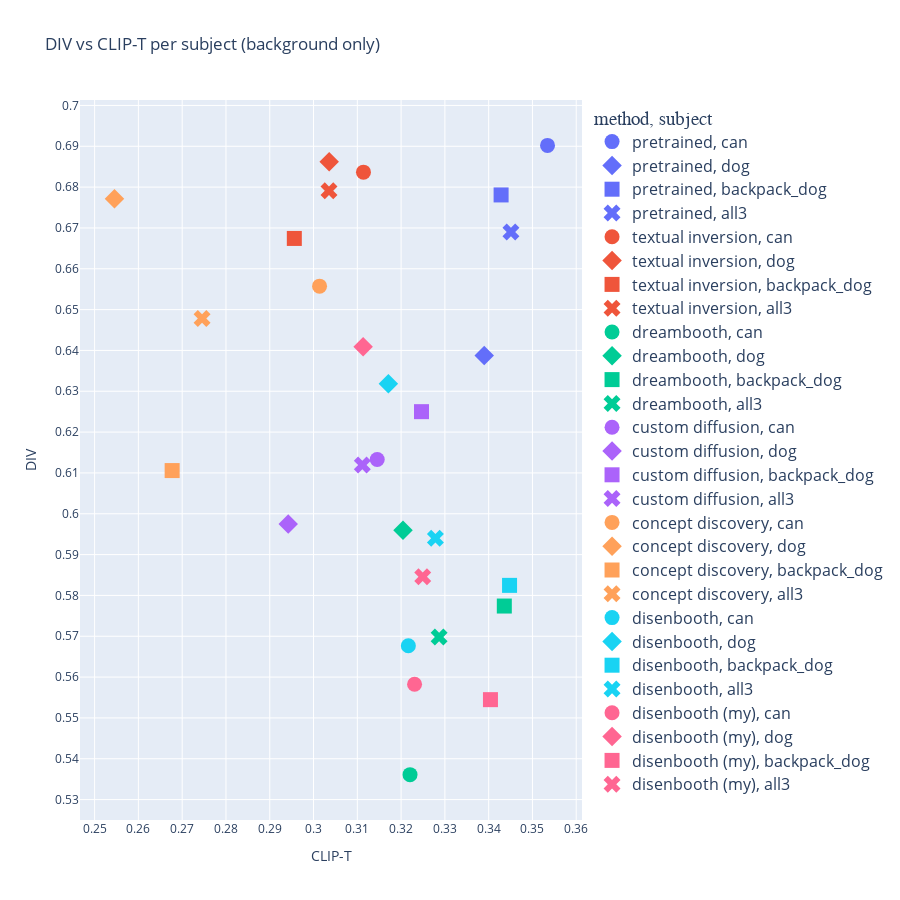

Notebook code cell kept with this figure:
### Code cell
import plotly.express as px
import plotly.io as pio
from matplotlib import pyplot as plt
from matplotlib.pyplot import figure

figure(figsize=(4, 4), dpi=80)

dfc = df2[df2['name'] != 'real images']
fig = px.scatter(dfc, color='name', y='DIV', x='CLIP-T', symbol='subject', title="DIV vs CLIP-T per subject" + title_suffix,
                 labels={
                     "DIV": "DIV",
                     "CLIP-T": "CLIP-T",
                     "name": "method"
                 }, 
#                 error_y='error DIV', 
#                 error_x='error CLIP-T',
                    width=900, height=900
)
fig.update_layout(showlegend=True, legend=dict(
    title_font_family='Courier New',
    font=dict(
        size=16
    )
))
fig.update_traces(marker=dict(size=15))

fig.update_yaxes(nticks=20)
fig.update_xaxes(nticks=20)

fig.show()

### Figure 1 — Plotly figure (JSON) as saved in the notebook; plotly's stock layout.template omitted (floating-point values rounded to 4 significant figures)
{"data": [{"hovertemplate": "method=pretrained<br>subject=can<br>CLIP-T=%{x}<br>DIV=%{y}<extra></extra>", "legendgroup": "pretrained, can", "marker": {"color": "#636efa", "size": 15, "symbol": "circle"}, "mode": "markers", "name": "pretrained, can", "orientation": "v", "showlegend": true, "type": "scatter", "x": [0.3534], "xaxis": "x", "y": [0.6902], "yaxis": "y"}, {"hovertemplate": "method=pretrained<br>subject=dog<br>CLIP-T=%{x}<br>DIV=%{y}<extra></extra>", "legendgroup": "pretrained, dog", "marker": {"color": "#636efa", "size": 15, "symbol": "diamond"}, "mode": "markers", "name": "pretrained, dog", "orientation": "v", "showlegend": true, "type": "scatter", "x": [0.339], "xaxis": "x", "y": [0.6387], "yaxis": "y"}, {"hovertemplate": "method=pretrained<br>subject=backpack_dog<br>CLIP-T=%{x}<br>DIV=%{y}<extra></extra>", "legendgroup": "pretrained, backpack_dog", "marker": {"color": "#636efa", "size": 15, "symbol": "square"}, "mode": "markers", "name": "pretrained, backpack_dog", "orientation": "v", "showlegend": true, "type": "scatter", "x": [0.3428], "xaxis": "x", "y": [0.6781], "yaxis": "y"}, {"hovertemplate": "method=pretrained<br>subject=all3<br>CLIP-T=%{x}<br>DIV=%{y}<extra></extra>", "legendgroup": "pretrained, all3", "marker": {"color": "#636efa", "size": 15, "symbol": "x"}, "mode": "markers", "name": "pretrained, all3", "orientation": "v", "showlegend": true, "type": "scatter", "x": [0.3451], "xaxis": "x", "y": [0.669], "yaxis": "y"}, {"hovertemplate": "method=textual inversion<br>subject=can<br>CLIP-T=%{x}<br>DIV=%{y}<extra></extra>", "legendgroup": "textual inversion, can", "marker": {"color": "#EF553B", "size": 15, "symbol": "circle"}, "mode": "markers", "name": "textual inversion, can", "orientation": "v", "showlegend": true, "type": "scatter", "x": [0.3114], "xaxis": "x", "y": [0.6837], "yaxis": "y"}, {"hovertemplate": "method=textual inversion<br>subject=dog<br>CLIP-T=%{x}<br>DIV=%{y}<extra></extra>", "legendgroup": "textual inversion, dog", "marker": {"color": "#EF553B", "size": 15, "symbol": "diamond"}, "mode": "markers", "name": "textual inversion, dog", "orientation": "v", "showlegend": true, "type": "scatter", "x": [0.3036], "xaxis": "x", "y": [0.6862], "yaxis": "y"}, {"hovertemplate": "method=textual inversion<br>subject=backpack_dog<br>CLIP-T=%{x}<br>DIV=%{y}<extra></extra>", "legendgroup": "textual inversion, backpack_dog", "marker": {"color": "#EF553B", "size": 15, "symbol": "square"}, "mode": "markers", "name": "textual inversion, backpack_dog", "orientation": "v", "showlegend": true, "type": "scatter", "x": [0.2956], "xaxis": "x", "y": [0.6674], "yaxis": "y"}, {"hovertemplate": "method=textual inversion<br>subject=all3<br>CLIP-T=%{x}<br>DIV=%{y}<extra></extra>", "legendgroup": "textual inversion, all3", "marker": {"color": "#EF553B", "size": 15, "symbol": "x"}, "mode": "markers", "name": "textual inversion, all3", "orientation": "v", "showlegend": true, "type": "scatter", "x": [0.3035], "xaxis": "x", "y": [0.6791], "yaxis": "y"}, {"hovertemplate": "method=dreambooth<br>subject=can<br>CLIP-T=%{x}<br>DIV=%{y}<extra></extra>", "legendgroup": "dreambooth, can", "marker": {"color": "#00cc96", "size": 15, "symbol": "circle"}, "mode": "markers", "name": "dreambooth, can", "orientation": "v", "showlegend": true, "type": "scatter", "x": [0.322], "xaxis": "x", "y": [0.5361], "yaxis": "y"}, {"hovertemplate": "method=dreambooth<br>subject=dog<br>CLIP-T=%{x}<br>DIV=%{y}<extra></extra>", "legendgroup": "dreambooth, dog", "marker": {"color": "#00cc96", "size": 15, "symbol": "diamond"}, "mode": "markers", "name": "dreambooth, dog", "orientation": "v", "showlegend": true, "type": "scatter", "x": [0.3204], "xaxis": "x", "y": [0.596], "yaxis": "y"}, {"hovertemplate": "method=dreambooth<br>subject=backpack_dog<br>CLIP-T=%{x}<br>DIV=%{y}<extra></extra>", "legendgroup": "dreambooth, backpack_dog", "marker": {"color": "#00cc96", "size": 15, "symbol": "square"}, "mode": "markers", "name": "dreambooth, backpack_dog", "orientation": "v", "showlegend": true, "type": "scatter", "x": [0.3436], "xaxis": "x", "y": [0.5774], "yaxis": "y"}, {"hovertemplate": "method=dreambooth<br>subject=all3<br>CLIP-T=%{x}<br>DIV=%{y}<extra></extra>", "legendgroup": "dreambooth, all3", "marker": {"color": "#00cc96", "size": 15, "symbol": "x"}, "mode": "markers", "name": "dreambooth, all3", "orientation": "v", "showlegend": true, "type": "scatter", "x": [0.3287], "xaxis": "x", "y": [0.5698], "yaxis": "y"}, {"hovertemplate": "method=custom diffusion<br>subject=can<br>CLIP-T=%{x}<br>DIV=%{y}<extra></extra>", "legendgroup": "custom diffusion, can", "marker": {"color": "#ab63fa", "size": 15, "symbol": "circle"}, "mode": "markers", "name": "custom diffusion, can", "orientation": "v", "showlegend": true, "type": "scatter", "x": [0.3145], "xaxis": "x", "y": [0.6133], "yaxis": "y"}, {"hovertemplate": "method=custom diffusion<br>subject=dog<br>CLIP-T=%{x}<br>DIV=%{y}<extra></extra>", "legendgroup": "custom diffusion, dog", "marker": {"color": "#ab63fa", "size": 15, "symbol": "diamond"}, "mode": "markers", "name": "custom diffusion, dog", "orientation": "v", "showlegend": true, "type": "scatter", "x": [0.2942], "xaxis": "x", "y": [0.5975], "yaxis": "y"}, {"hovertemplate": "method=custom diffusion<br>subject=backpack_dog<br>CLIP-T=%{x}<br>DIV=%{y}<extra></extra>", "legendgroup": "custom diffusion, backpack_dog", "marker": {"color": "#ab63fa", "size": 15, "symbol": "square"}, "mode": "markers", "name": "custom diffusion, backpack_dog", "orientation": "v", "showlegend": true, "type": "scatter", "x": [0.3247], "xaxis": "x", "y": [0.625], "yaxis": "y"}, {"hovertemplate": "method=custom diffusion<br>subject=all3<br>CLIP-T=%{x}<br>DIV=%{y}<extra></extra>", "legendgroup": "custom diffusion, all3", "marker": {"color": "#ab63fa", "size": 15, "symbol": "x"}, "mode": "markers", "name": "custom diffusion, all3", "orientation": "v", "showlegend": true, "type": "scatter", "x": [0.3111], "xaxis": "x", "y": [0.6119], "yaxis": "y"}, {"hovertemplate": "method=concept discovery<br>subject=can<br>CLIP-T=%{x}<br>DIV=%{y}<extra></extra>", "legendgroup": "concept discovery, can", "marker": {"color": "#FFA15A", "size": 15, "symbol": "circle"}, "mode": "markers", "name": "concept discovery, can", "orientation": "v", "showlegend": true, "type": "scatter", "x": [0.3014], "xaxis": "x", "y": [0.6557], "yaxis": "y"}, {"hovertemplate": "method=concept discovery<br>subject=dog<br>CLIP-T=%{x}<br>DIV=%{y}<extra></extra>", "legendgroup": "concept discovery, dog", "marker": {"color": "#FFA15A", "size": 15, "symbol": "diamond"}, "mode": "markers", "name": "concept discovery, dog", "orientation": "v", "showlegend": true, "type": "scatter", "x": [0.2545], "xaxis": "x", "y": [0.6771], "yaxis": "y"}, {"hovertemplate": "method=concept discovery<br>subject=backpack_dog<br>CLIP-T=%{x}<br>DIV=%{y}<extra></extra>", "legendgroup": "concept discovery, backpack_dog", "marker": {"color": "#FFA15A", "size": 15, "symbol": "square"}, "mode": "markers", "name": "concept discovery, backpack_dog", "orientation": "v", "showlegend": true, "type": "scatter", "x": [0.2677], "xaxis": "x", "y": [0.6106], "yaxis": "y"}, {"hovertemplate": "method=concept discovery<br>subject=all3<br>CLIP-T=%{x}<br>DIV=%{y}<extra></extra>", "legendgroup": "concept discovery, all3", "marker": {"color": "#FFA15A", "size": 15, "symbol": "x"}, "mode": "markers", "name": "concept discovery, all3", "orientation": "v", "showlegend": true, "type": "scatter", "x": [0.2745], "xaxis": "x", "y": [0.6478], "yaxis": "y"}, {"hovertemplate": "method=disenbooth<br>subject=can<br>CLIP-T=%{x}<br>DIV=%{y}<extra></extra>", "legendgroup": "disenbooth, can", "marker": {"color": "#19d3f3", "size": 15, "symbol": "circle"}, "mode": "markers", "name": "disenbooth, can", "orientation": "v", "showlegend": true, "type": "scatter", "x": [0.3217], "xaxis": "x", "y": [0.5677], "yaxis": "y"}, {"hovertemplate": "method=disenbooth<br>subject=dog<br>CLIP-T=%{x}<br>DIV=%{y}<extra></extra>", "legendgroup": "disenbooth, dog", "marker": {"color": "#19d3f3", "size": 15, "symbol": "diamond"}, "mode": "markers", "name": "disenbooth, dog", "orientation": "v", "showlegend": true, "type": "scatter", "x": [0.3171], "xaxis": "x", "y": [0.6318], "yaxis": "y"}, {"hovertemplate": "method=disenbooth<br>subject=backpack_dog<br>CLIP-T=%{x}<br>DIV=%{y}<extra></extra>", "legendgroup": "disenbooth, backpack_dog", "marker": {"color": "#19d3f3", "size": 15, "symbol": "square"}, "mode": "markers", "name": "disenbooth, backpack_dog", "orientation": "v", "showlegend": true, "type": "scatter", "x": [0.3448], "xaxis": "x", "y": [0.5825], "yaxis": "y"}, {"hovertemplate": "method=disenbooth<br>subject=all3<br>CLIP-T=%{x}<br>DIV=%{y}<extra></extra>", "legendgroup": "disenbooth, all3", "marker": {"color": "#19d3f3", "size": 15, "symbol": "x"}, "mode": "markers", "name": "disenbooth, all3", "orientation": "v", "showlegend": true, "type": "scatter", "x": [0.3278], "xaxis": "x", "y": [0.594], "yaxis": "y"}, {"hovertemplate": "method=disenbooth (my)<br>subject=can<br>CLIP-T=%{x}<br>DIV=%{y}<extra></extra>", "legendgroup": "disenbooth (my), can", "marker": {"color": "#FF6692", "size": 15, "symbol": "circle"}, "mode": "markers", "name": "disenbooth (my), can", "orientation": "v", "showlegend": true, "type": "scatter", "x": [0.3231], "xaxis": "x", "y": [0.5583], "yaxis": "y"}, {"hovertemplate": "method=disenbooth (my)<br>subject=dog<br>CLIP-T=%{x}<br>DIV=%{y}<extra></extra>", "legendgroup": "disenbooth (my), dog", "marker": {"color": "#FF6692", "size": 15, "symbol": "diamond"}, "mode": "markers", "name": "disenbooth (my), dog", "orientation": "v", "showlegend": true, "type": "scatter", "x": [0.3113], "xaxis": "x", "y": [0.6409], "yaxis": "y"}, {"hovertemplate": "method=disenbooth (my)<br>subject=backpack_dog<br>CLIP-T=%{x}<br>DIV=%{y}<extra></extra>", "legendgroup": "disenbooth (my), backpack_dog", "marker": {"color": "#FF6692", "size": 15, "symbol": "square"}, "mode": "markers", "name": "disenbooth (my), backpack_dog", "orientation": "v", "showlegend": true, "type": "scatter", "x": [0.3404], "xaxis": "x", "y": [0.5545], "yaxis": "y"}, {"hovertemplate": "method=disenbooth (my)<br>subject=all3<br>CLIP-T=%{x}<br>DIV=%{y}<extra></extra>", "legendgroup": "disenbooth (my), all3", "marker": {"color": "#FF6692", "size": 15, "symbol": "x"}, "mode": "markers", "name": "disenbooth (my), all3", "orientation": "v", "showlegend": true, "type": "scatter", "x": [0.3249], "xaxis": "x", "y": [0.5845], "yaxis": "y"}], "layout": {"height": 900, "legend": {"font": {"size": 16}, "title": {"font": {"family": "Courier New"}, "text": "method, subject"}, "tracegroupgap": 0}, "showlegend": true, "title": {"text": "DIV vs CLIP-T per subject (background only)"}, "width": 900, "xaxis": {"anchor": "y", "autorange": true, "domain": [0, 1], "nticks": 20, "range": [0.2467, 0.3613], "title": {"text": "CLIP-T"}, "type": "linear"}, "yaxis": {"anchor": "x", "autorange": true, "domain": [0, 1], "nticks": 20, "range": [0.525, 0.7013], "title": {"text": "DIV"}, "type": "linear"}}}
